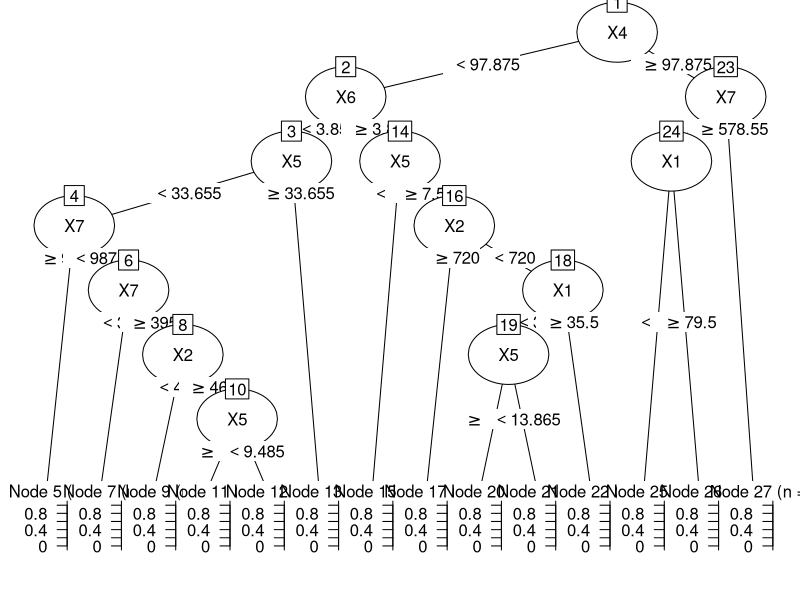
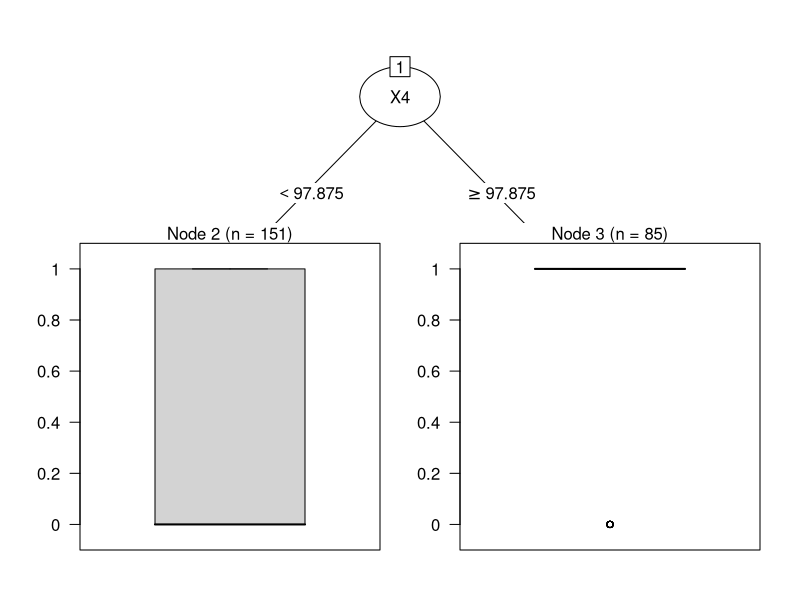
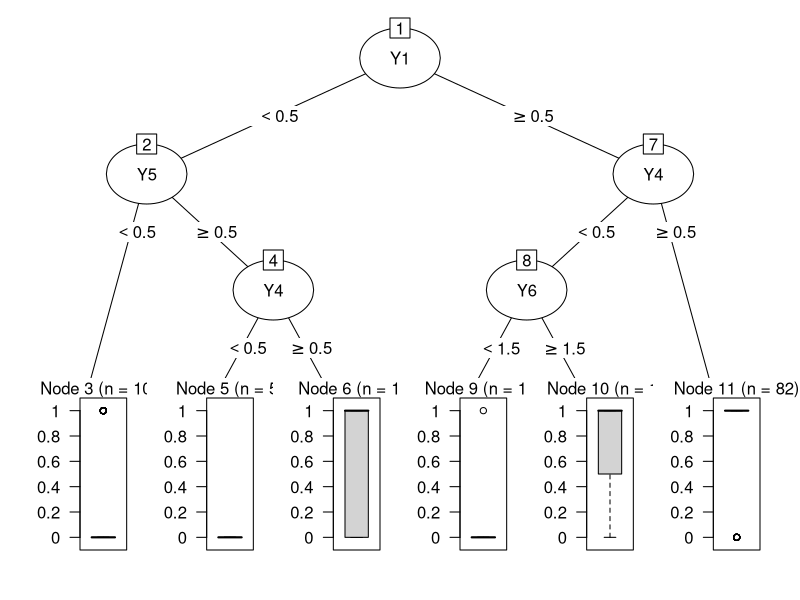
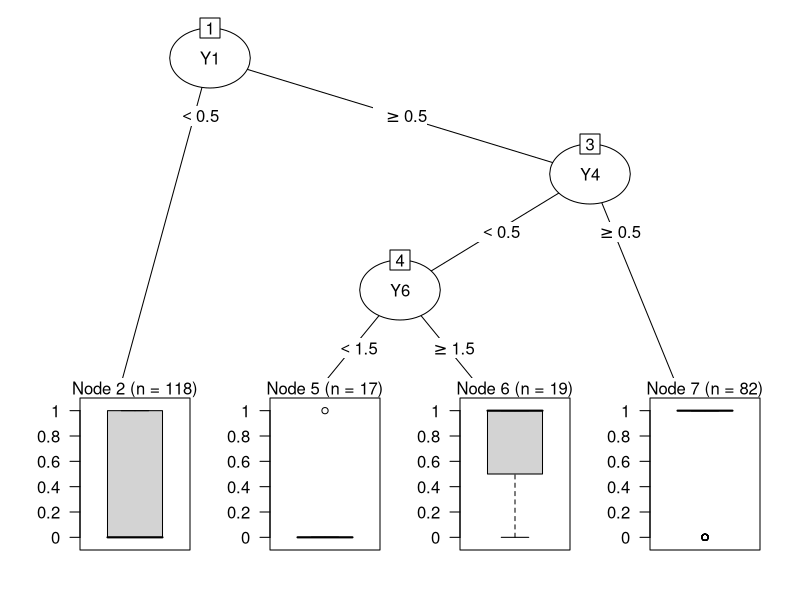
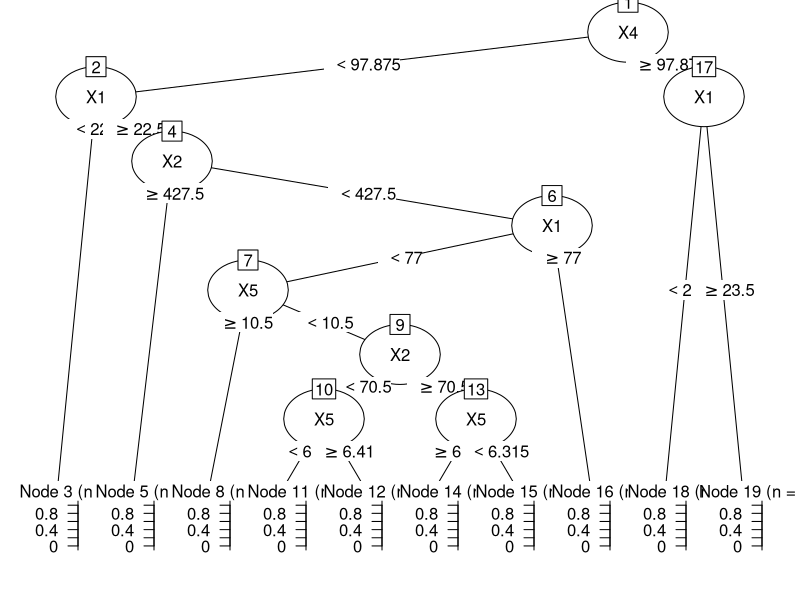
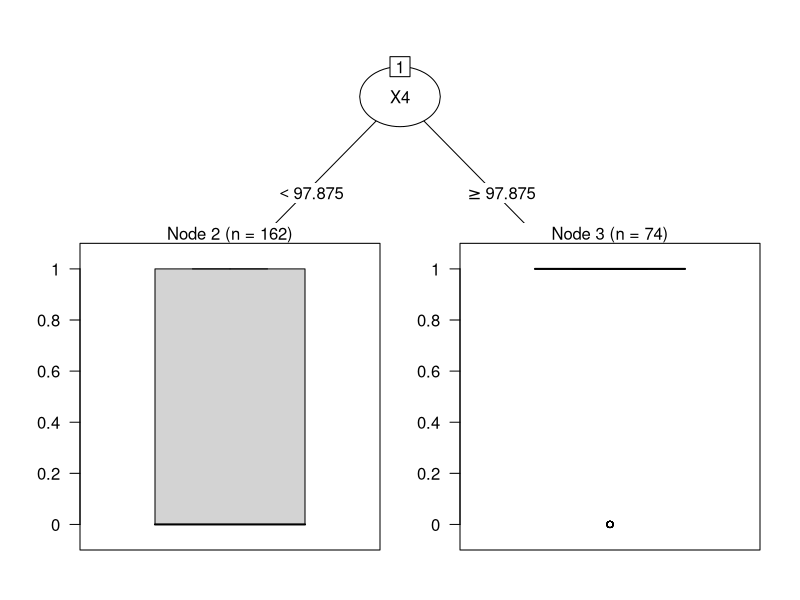
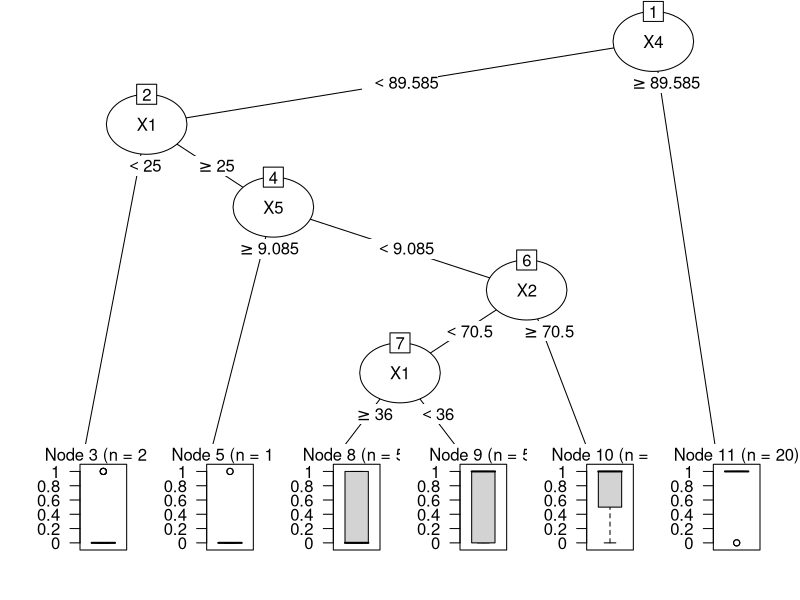
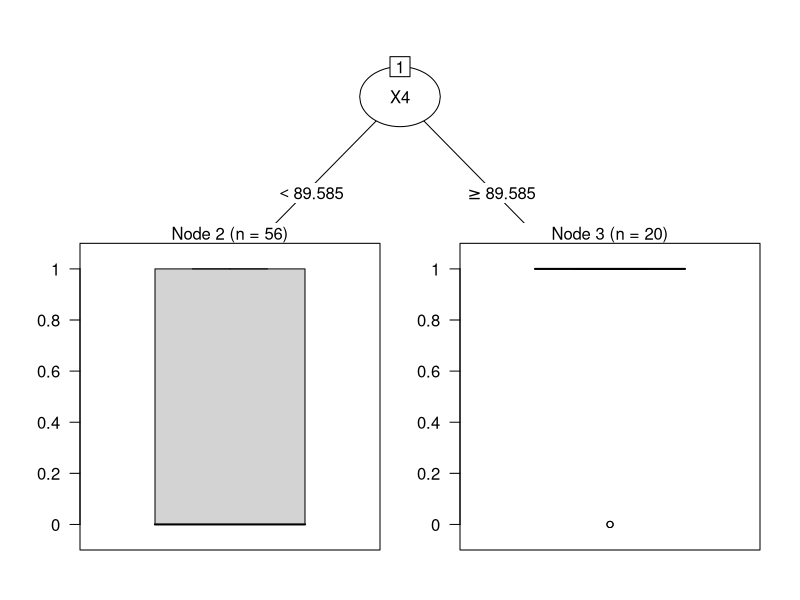

These figures' R source, in order: (Note: this script raises an error after producing the figures.)
library(partykit)
library(rpart)
library(sqldf)

setwd("C:\\Users\\Kul\\Downloads\\18 oct\\Classes\\Data Analytics")

data <- read.csv("Project Data.csv", header=TRUE, sep=",")
str(data)


#Getting data sets with X, Y, XY
data_all_X <-  sqldf('select Response,X1,X2,X3,X4,X5,X6,X7 from data ')
data_all_Y <-  sqldf('select Response,Y1,Y2,Y3,Y4,Y5,Y6,Y7 from data ')
data_all_XY  <-  sqldf('select Response,X1,X2,X3,X4,X5,X6,X7,Y1,Y2,Y3,Y4,Y5,Y6,Y7 from data ')


#Getting data sets with X, Y, XY and only Group=0 rows
data_0_X <-  sqldf('select Response,X1,X2,X3,X4,X5,X6,X7 from data where "Group" == 0 ')
data_0_Y  <-  sqldf('select Response,Y1,Y2,Y3,Y4,Y5,Y6,Y7 from data where "Group" == 0  ')
data_0_XY  <-  sqldf('select Response,X1,X2,X3,X4,X5,X6,X7,Y1,Y2,Y3,Y4,Y5,Y6,Y7 from data where "Group" == 0 ')


#Getting data sets with X, Y, XY and only Group=1 rows
data_1_X <-  sqldf('select Response,X1,X2,X3,X4,X5,X6,X7 from data where "Group" == 1')
data_1_Y  <-  sqldf('select Response,Y1,Y2,Y3,Y4,Y5,Y6,Y7 from data where "Group" == 1')
data_1_XY  <-  sqldf('select Response,X1,X2,X3,X4,X5,X6,X7,Y1,Y2,Y3,Y4,Y5,Y6,Y7 from data where "Group" == 1 ')




#Adding all kind of data sets to list
all_data_choices <- list(data_all_X, data_all_Y, data_all_XY, data_0_X, data_0_Y, data_0_XY, data_1_X, data_1_Y, data_1_XY)



#Empty list to hold accuracy for each data sets.
acc <- list()
i=1


#Iterating the list for datasets one by one and performing the model and predict
for(data_new in all_data_choices){
  
  #Splitting data in test and train with 20:80 ratio
  trainIdx <- sample(1:nrow(data_new), 0.8*nrow(data_new))
  train <- data_new[trainIdx,]
  test <- data_new[-trainIdx,]
  
  #Preparing the model for classification
  d_model_1 <- rpart(Response ~ . , data = train, method = 'class',  control=rpart.control(minsplit=5, minbucket=5, maxdepth=8))
  plot(as.party(d_model_1))
  
  #Prunning the model for better accuracy
  opt <- which.min(d_model_1$cptable [, "xerror"])
  cp <- d_model_1$cptable [opt,"CP"]
  DT_Model_1_pruned <- prune(d_model_1, cp=cp)
  plot(as.party(DT_Model_1_pruned))
  
  #Predicting the test data
  t_predict = predict(DT_Model_1_pruned, test, type = 'class')

  #Taking out test data's available response
  t_given = data_new['Response']
  
  #Calculating accuracy with confidence matrix
  confMat <- table(test$Response,t_predict)
  accuracy <- sum(diag(confMat))/sum(confMat)
  
  #Adding accuracy to list
  acc[i] <- accuracy
  i = i+1
  print(accuracy)
  
}


#Index of highest accuracy
idx_best = which.max(acc)


#Getting which model performed best
best_model <-  switch (idx_best,
  "All X data with both groups",
  "All Y data with both groups",
  "All XY data with both groups",
  
  
  "X data with 0 group",
  "Y data with 0 group",
  "XY data with 0 group",
  
  "X data with 1 group",
  "Y data with 1 group",
  "XY data with 1 group"
)

print(paste0("Best model is: " , best_model))


#Fetching all plots at same place
plots.dir.path <- list.files(tempdir(), pattern="rs-graphics", full.names = TRUE); 
plots.png.paths <- list.files(plots.dir.path, pattern=".png", full.names = TRUE)
file.copy(from=plots.png.paths, to="C:\\Users\\Kul\\Downloads\\18 oct\\Classes\\Data Analytics\\Plots")


plots.png.detials <- file.info(plots.png.paths)
plots.png.detials <- plots.png.detials[order(plots.png.detials$mtime),]
sorted.png.names <- gsub(plots.dir.path, "C:\\Users\\Kul\\Downloads\\18 oct\\Classes\\Data Analytics\\Plots", row.names(plots.png.detials), fixed=TRUE)
numbered.png.names <- paste0("C:\\Users\\Kul\\Downloads\\18 oct\\Classes\\Data Analytics\\Plots\\", 1:length(sorted.png.names), ".png")

# Rename all the .png files as: 1.png, 2.png, 3.png, and so on.
file.rename(from=sorted.png.names, to=numbered.png.names)
